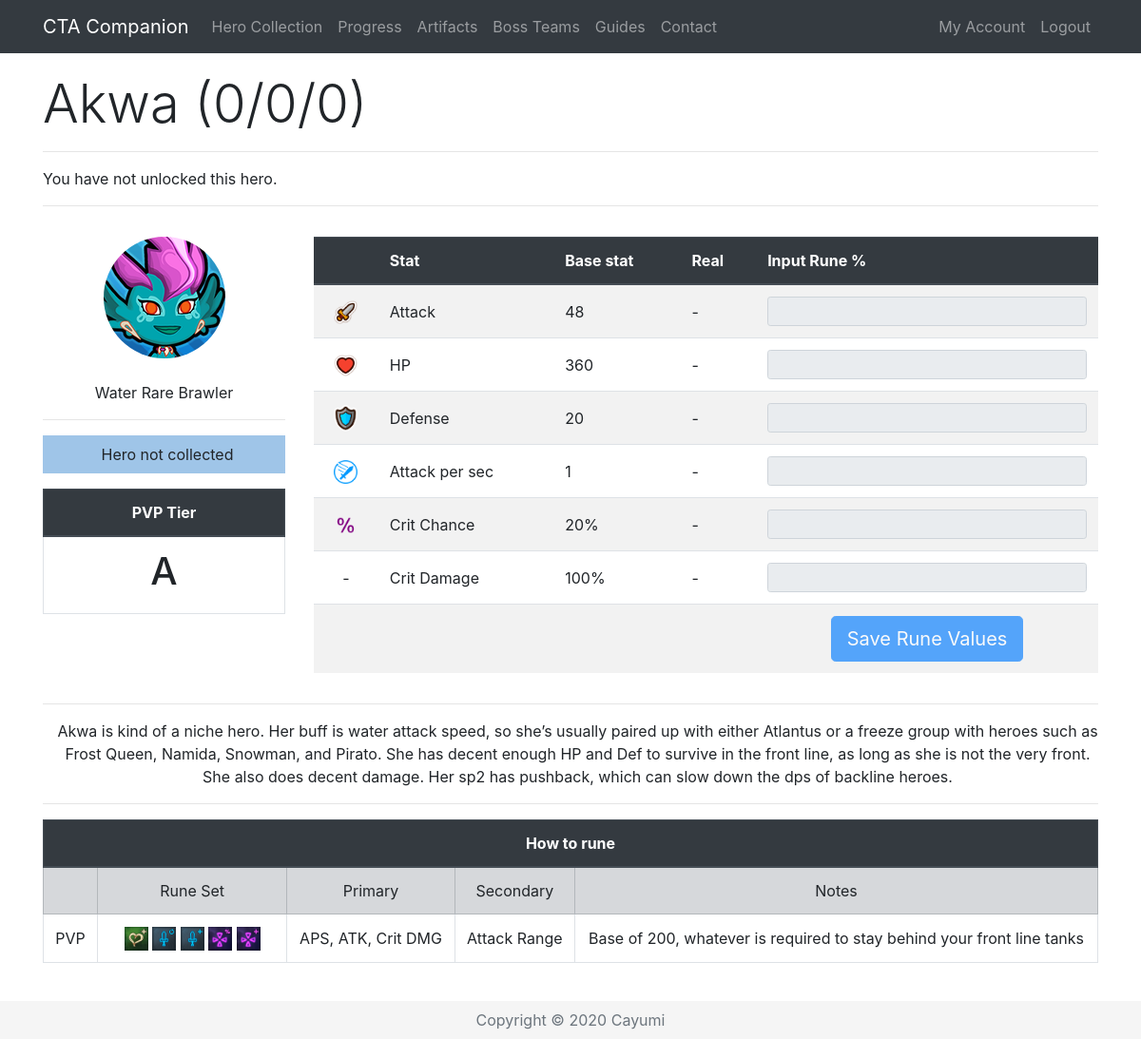
Before: /Hero/199 (signed in) with the older database file.
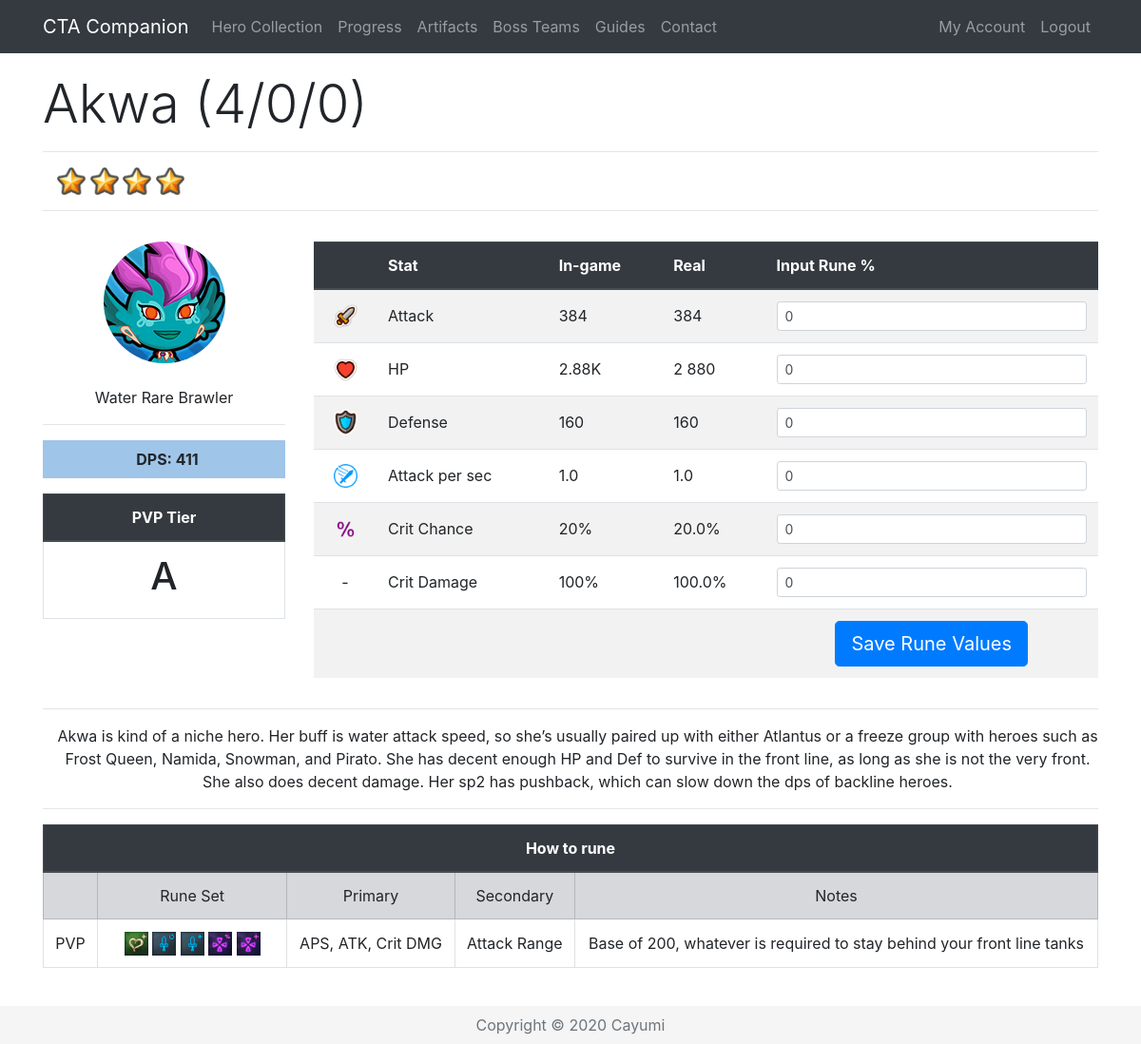
After: the same page with the newer database file.
### app/models.py (models this page shows, shortened)
class Base(db.Model):
    id = db.Column(db.Integer, primary_key=True)
    name = db.Column(db.String(32), index=True, unique=True)
    nameSafe = db.Column(db.String(32), index=True, unique=True)
    job = db.Column(db.String(16), index=True)
    rarity = db.Column(db.String(16), index=True)
    element = db.Column(db.String(16), index=True)
    gender = db.Column(db.String(16), index=True)
    crusher = db.Column(db.Integer, index=True)
    fly = db.Column(db.Integer, index=True)
    blitz = db.Column(db.Integer, index=True)
    atk = db.Column(db.Integer, index=True)
    hp = db.Column(db.Integer, index=True)
    defense = db.Column(db.Integer, index=True)
    crit = db.Column(db.Integer, index=True)
    critDmg = db.Column(db.Integer, index=True)
    movespeed = db.Column(db.Integer, index=True)
    aps = db.Column(db.Integer, index=True)
    arange = db.Column(db.Integer, index=True)
    resistance = db.Column(db.Integer, index=True)
    frenzy = db.Column(db.Integer, index=True)
    dodge = db.Column(db.Integer, index=True)
    stun = db.Column(db.Integer, index=True)
    stunTime = db.Column(db.Integer, index=True)
    aoe = db.Column(db.Integer, index=True)
    ult = db.Column(db.Integer, index=True)
    kshp = db.Column(db.Integer, index=True)
    gold = db.Column(db.Integer, index=True)
    freeze = db.Column(db.Integer, index=True)
    freezeTime = db.Column(db.Integer, index=True)
    freezeDmg = db.Column(db.Integer, index=True)
    burn = db.Column(db.Integer, index=True)
    burnTime = db.Column(db.Integer, index=True)
    burnDmg = db.Column(db.Integer, index=True)
    poison = db.Column(db.Integer, index=True)
    poisonTime = db.Column(db.Integer, index=True)
    poisonDmg = db.Column(db.Integer, index=True)
    sp2 = db.Column(db.Integer, index=True)
    sp2num = db.Column(db.Integer, index=True)
    buffElement = db.Column(db.String(16), index=True)
    buffType = db.Column(db.Integer, index=True)
    buffStat = db.Column(db.String(16), index=True)
    buff = db.Column(db.Integer, index=True)
    heroes = db.relationship('Hero', backref='baseStats', lazy='dynamic')

class Hero(db.Model):
    id = db.Column(db.Integer, primary_key=True)
    level = db.Column(db.Integer, index=True)
    awaken = db.Column(db.Integer, index=True)
    wpn = db.Column(db.Integer, index=True)
    medals = db.Column(db.Integer, index=True)
    runedAtk = db.Column(db.Integer, index=True)
    runedHp = db.Column(db.Integer, index=True)
    runedDef = db.Column(db.Integer, index=True)
    runedAps = db.Column(db.Integer, index=True)
    runedCrit = db.Column(db.Integer, index=True)
    runedCritDmg = db.Column(db.Integer, index=True)
    user_id = db.Column(db.Integer, db.ForeignKey('user.id'))
    base_id = db.Column(db.Integer, db.ForeignKey('base.id'))
    def displayStat(self, stat):
        if stat < 1000:
            return str(int(round(stat, 0)))
        elif stat > 1000000:
            return str(round(stat/1000000, 2))+"M"
        else:
            return str(round(stat/1000, 2))+"K"
    def displayOther(self, x):
        return '{:,}'.format(x).replace(',', ' ')
    def atk(self):
        runedAttack = self.runedAtk
        base = self.baseStats.atk
        level = self.level
        awaken = self.awaken
        atk = int(base * (2 ** (level - 1)) * (1.5 ** awaken))
        runedAtk = atk + (atk * (runedAttack / 100))
        return int(runedAtk)
    def raidAtk(self, art, buff):
        runedAttack = self.runedAtk
        base = self.baseStats.atk
        level = self.level
        awaken = self.awaken
        atk = base * (2 ** (level - 1)) * (1.5 ** awaken)
        runedAtk = (atk + (atk * ((runedAttack+art) / 100))) * self.baseStats.crusher + atk * buff / 100
        return runedAtk
    def hp(self):
        runedHP = self.runedHp
        base = self.baseStats.hp
        level = self.level
        awaken = self.awaken
        hp = int(base * (2 ** (level - 1)) * (1.5 ** awaken))
        runedHP = hp + (hp * (runedHP / 100))
        return int(runedHP)
    def defense(self):
        runedDef = self.runedDef
        base = self.baseStats.defense
        level = self.level
        awaken = self.awaken
        defense = int(base * (2 ** (level - 1)) * (1.5 ** awaken))
        runedDef = defense + (defense * (runedDef / 100))
        return int(runedDef)
    def aps(self):
        runedAps = self.runedAps
        base = self.baseStats.aps
        runedAps = base + (base * (runedAps / 100))
        return runedAps
    def crit(self):
        runedCrit = self.runedCrit
        base = self.baseStats.crit
        return (base + runedCrit)/100
    def critDmg(self):
        runedDmg = self.runedCritDmg
        base = self.baseStats.critDmg
        return (base + runedDmg)/100
    def dpsSP2(self):
        sp2 = self.baseStats.sp2
        sp2num = self.baseStats.sp2num
        atk = self.atk()
        aps = self.aps()
        crit = self.crit()
        critDmg = self.critDmg()
        dps = ((atk * aps * (1-crit)) + (atk * aps * crit * (1+critDmg))) * (6 + sp2 * sp2num)/7
        dps = int(round(dps))
        return '{:,}'.format(dps).replace(',', ' ')

### app/routes.py (the view, shortened to what this page needs)
@app.route('/Hero/<heroid>', methods=["GET", "POST"])
@login_required
def hero(heroid):
    user = User.query.join(Hero).filter(Hero.id == heroid)
    selectedHero = Hero.query.get(heroid)
    if request.method == "GET":
        return render_template('hero.html', selectedHero=selectedHero, title=selectedHero.baseStats.name, user=user,
                               heroDict=heroDict)

### app/templates/hero.html (shortened to what this page needs)
{% extends "base.html" %}
{% block content %}
{% if user[0] == current_user %}
{% set current = selectedHero.baseStats.nameSafe %}
 <div class="row pt-3">
    <div class="col-lg-12">
      <h1 class="display-4">{{ selectedHero.baseStats.name }} ({{ selectedHero.level }}/{{ selectedHero.awaken }}/{{ selectedHero.wpn }}) </h1>
      <hr>
        {% if selectedHero.level > 0 %}
      <p class="instructions">
          {%for i in range(selectedHero.level - selectedHero.awaken) %}
          <img src="{{ url_for('static', filename='star.png') }}" width="30" alt="Star">
          {% endfor %}
      </p>
        {% else %}
        <p class="instruction">You have not unlocked this hero.</p>
        {% endif %}
      <hr>
    </div>
 </div>
  <div class="row align-middle">
    <div class="col-lg-3 text-center align-middle pt-3">
        <img class="img-fluid rounded-circle" src="/static/{{selectedHero.baseStats.nameSafe}}.png" alt="{{selectedHero.baseStats.name}}"><br><br>
        {{ selectedHero.baseStats.element }} {{ selectedHero.baseStats.rarity }} {{ selectedHero.baseStats.job }}<hr>
        {% if selectedHero.level > 0 %}
        <p class="instructions {{selectedHero.baseStats.element}}{{selectedHero.baseStats.rarity}}"><b>DPS: {{ selectedHero.dpsSP2() }}</b></p>
        {% else %}
        <p class="instructions {{selectedHero.baseStats.element}}{{selectedHero.baseStats.rarity}}">Hero not collected</p>
        {% endif %}
        <table class="table table-bordered">
        <thead class="thead-dark">
        <tr>
            <th colspan="2">PVP Tier</th>
        </tr>
        </thead>
        <tr>
            <td><h1>
                {% if heroDict[current] %}
                {{ heroDict[current][4] }}
                {% else %}
                -
                {% endif %}
            </h1>
            </td>
        </tr>
    </table>
      </div>
      <div class="col lg-9 pt-3">
<form action="/Hero/{{ selectedHero.id }}" method="post" novalidate>
 <table class="table table-striped">
     <thead class="thead-dark">
          <tr>
              <th>&nbsp;</th>
              <th>Stat</th>
              <th>{% if selectedHero.level > 0 %}In-game{% else %}Base stat{% endif %}</th>
              <th>Real</th>
              <th>Input Rune %</th>
          </tr>
          </thead>
              <tr class="text-left">
                  <td class="align-middle text-center"><img src="{{ url_for('static', filename='atk.png') }}" width="25" alt="Attack"></td>
                  <td class="align-middle">Attack</td>
                  {% if selectedHero.level > 0 %}
                  <td class="align-middle">{{ selectedHero.displayStat(selectedHero.atk()) }}</td>
                  <td class="align-middle">{{ selectedHero.displayOther(selectedHero.atk()) }}</td>
                  <td><input type="text" maxlength="10" class="form-control form-control-sm" id="{{ selectedHero.id }}runedAtk" value="{{ selectedHero.runedAtk }}" name="{{ selectedHero.id }}runedAtk"></td>
                  {% else %}
                  <td class="align-middle">{{ selectedHero.baseStats.atk }}</td>
                  <td class="align-middle">-</td>
                  <td><input type="text" maxlength="10" class="form-control form-control-sm" disabled></td>
                  {% endif %}
              </tr>
              <tr class="text-left">
                  <td class="align-middle text-center"><img src="{{ url_for('static', filename='hp.png') }}" width="25" alt="HP"></td>
                  <td class="align-middle">HP</td>
                  {% if selectedHero.level > 0 %}
                  <td class="align-middle">{{ selectedHero.displayStat(selectedHero.hp()) }}</td>
                  <td class="align-middle">{{ selectedHero.displayOther(selectedHero.hp()) }}</td>
                  <td><input type="text" maxlength="10" class="form-control form-control-sm" id="{{ selectedHero.id }}runedHp" value="{{ selectedHero.runedHp }}" name="{{ selectedHero.id }}runedHp" onkeypress="return isNumber9(event)"></td>
                  {% else %}
                  <td class="align-middle">{{ selectedHero.baseStats.hp }}</td>
                  <td class="align-middle">-</td>
                  <td><input type="text" maxlength="10" class="form-control form-control-sm" disabled></td>
                  {% endif %}
              </tr>
              <tr class="text-left">
                  <td class="align-middle text-center"><img src="{{ url_for('static', filename='def.png') }}" width="25" alt="Defense"></td>
                  <td class="align-middle">Defense</td>
                  {% if selectedHero.level > 0 %}
                  <td class="align-middle">{{ selectedHero.displayStat(selectedHero.defense()) }}</td>
                  <td class="align-middle">{{ selectedHero.defense() }}</td>
                  <td><input type="text" maxlength="10" class="form-control form-control-sm" id="{{ selectedHero.id }}runedDef" value="{{ selectedHero.runedDef }}" name="{{ selectedHero.id }}runedDef" onkeypress="return isNumber9(event)"></td>
                  {% else %}
                  <td class="align-middle">{{ selectedHero.baseStats.defense }}</td>
                  <td class="align-middle">-</td>
                  <td><input type="text" maxlength="10" class="form-control form-control-sm" disabled></td>
                  {% endif %}
              </tr>
              <tr class="text-left">
                  <td class="align-middle text-center"><img src="{{ url_for('static', filename='aps.png') }}" width="25" alt="APS"></td>
                  <td class="align-middle">Attack per sec</td>
                  {% if selectedHero.level > 0 %}
                  <td class="align-middle">{{ selectedHero.aps()|round(2, 'common' ) }}</td>
                  <td class="align-middle">{{ selectedHero.aps() }}</td>
                  <td><input type="text" maxlength="10" class="form-control form-control-sm" id="{{ selectedHero.id }}runedAps" value="{{ selectedHero.runedAps }}" name="{{ selectedHero.id }}runedAps" onkeypress="return isNumber9(event)"></td>
                  {% else %}
                  <td class="align-middle">{{ selectedHero.baseStats.aps }}</td>
                  <td class="align-middle">-</td>
                  <td><input type="text" maxlength="10" class="form-control form-control-sm" disabled></td>
                  {% endif %}
              </tr>
                <tr class="text-left">
                  <td class="align-middle text-center"><img src="{{ url_for('static', filename='crit.png') }}" width="25" alt="Crit Chance"></td>
                  <td class="align-middle">Crit Chance</td>
                  {% if selectedHero.level > 0 %}
                  <td class="align-middle">{{ (selectedHero.crit()*100)|round|int }}%</td>
                  <td class="align-middle">{{ selectedHero.crit()*100 }}% </td>
                  <td><input type="text" maxlength="10" class="form-control form-control-sm" id="{{ selectedHero.id }}runedCrit" value="{{ selectedHero.runedCrit }}" name="{{ selectedHero.id }}runedCrit" onkeypress="return isNumber9(event)"></td>
                  {% else %}
                  <td class="align-middle">{{ selectedHero.baseStats.crit }}%</td>
                  <td class="align-middle">-</td>
                  <td><input type="text" maxlength="10" class="form-control form-control-sm" disabled></td>
                  {% endif %}
                </tr>
              <tr class="text-left">
                  <td class="align-middle text-center">-</td>
                  <td class="align-middle">Crit Damage</td>
                  {% if selectedHero.level > 0 %}
                  <td class="align-middle">{{ ((selectedHero.critDmg())*100)|round|int }}%</td>
                  <td class="align-middle">{{ (selectedHero.critDmg()*100)|round(2, 'common') }}%</td>
                  <td><input type="text" maxlength="10" class="form-control form-control-sm" id="{{ selectedHero.id }}runedCritDmg" value="{{ selectedHero.runedCritDmg }}" name="{{ selectedHero.id }}runedCritDmg" onkeypress="return isNumber9(event)"></td>
                  {% else %}
                  <td class="align-middle">{{ selectedHero.baseStats.critDmg }}%</td>
                  <td class="align-middle">-</td>
                  <td><input type="text" maxlength="10" class="form-control form-control-sm" disabled></td>
                  {% endif %}
              </tr>
     <tr class="text-center">
                  <td>&nbsp;</td>
                  <td>&nbsp;</td>
                  <td>&nbsp;</td>
                  <td>&nbsp;</td>
                  {% if selectedHero.level > 0 %}
                  <td><button class="btn btn-primary btn-lg" type="submit">Save Rune Values</button></td>
                  {% else %}
                  <td><button class="btn btn-primary btn-lg" type="submit" disabled>Save Rune Values</button></td>
                  {% endif %}
              </tr>
          </table>
</form>
    </div>
      </div>
{% if heroDict[current] %}
<div class="row">
    <div class="col-lg-12 text-center">
        <hr>
        <p class="instructions">{{ heroDict[current][5] }}</p>
        <hr>
    </div>
</div>
<div class="row">
    <div class="col-lg-12 text-center">
      <table class="table table-bordered">
          <thead class="thead-dark">
          <tr>
              <th colspan="5">How to rune</th>
          </tr>
          </thead>
          <tr class="table-secondary align-middle">
              <td>&nbsp;</td>
              <td width="18%">Rune Set</td>
              <td>Primary</td>
              <td>Secondary</td>
              <td>Notes</td>
          </tr>
          <tr class="align-middle">
              <td class="align-middle">PVP</td>
              <td class="align-middle">
                  {% for i in heroDict[current][0] %}
                  <img class="img-fluid" src="/static/{{i}}.png" alt="{{i}}" name="{{i}}" width="25">
                  {% endfor %}
              </td>
              <td class="align-middle">{{ heroDict[current][1] }}</td>
              <td class="align-middle">{{ heroDict[current][2] }}</td>
              <td class="align-middle">{{ heroDict[current][3] }}</td>
          </tr>
      </table>
    </div>
</div>
{% endif %}
<br>
{% endif %}
{% endblock %}

Changed rows visible on the page:
changed through a linked row, Base "Akwa": dpsSP2 (not shown) → "411"; baseStats.atk "48" → (not shown); baseStats.hp "360" → (not shown); baseStats.defense "20" → (not shown); baseStats.aps "1" → (not shown); baseStats.crit "20" → (not shown); baseStats.critDmg "100" → (not shown)
changed Hero: level "0" → "4"; displayStat (not shown) → "384"; displayOther (not shown) → "384"; runedAtk (not shown) → "0"; displayStat (not shown) → "2.88K"; displayOther (not shown) → "2 880"; runedHp (not shown) → "0"; displayStat (not shown) → "160"; defense (not shown) → "160"; runedDef (not shown) → "0"; aps (not shown) → "1.0"; runedAps (not shown) → "0"; (selectedHero.crit()*100)|round|int (not shown) → "20"; selectedHero.crit()*100 (not shown) → "20.0"; runedCrit (not shown) → "0"; ((selectedHero.critDmg())*100)|round|int (not shown) → "100"; (selectedHero.critDmg()*100)|round(2,'common') (not shown) → "100.0"; runedCritDmg (not shown) → "0"
Other visible differences:
text no longer shown: "You have not unlocked this hero. Hero not collected Base stat - - - - - -"
text now shown: "DPS: In-game"
